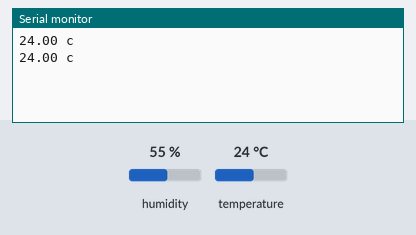
The sketch below on a simulated Arduino Uno, built with avr-gcc and run on an emulated ATmega328P. On the bench: the last lines printed to the serial monitor. The test bench sets the inputs (shaded band); at power-on: temperature 24 °C, humidity 55 %.

Above: at 2.8 s.
2.9 s: temperature set to 12 °C
At 4.7 s:
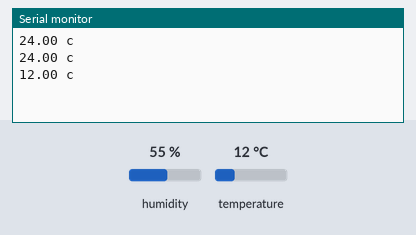
5.6 s: temperature set to 19 °C
At 7.1 s:
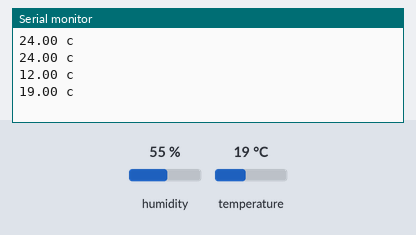
Timing chart, 0 to 8.6 s (numbered marks = the images above; inputs shaded):
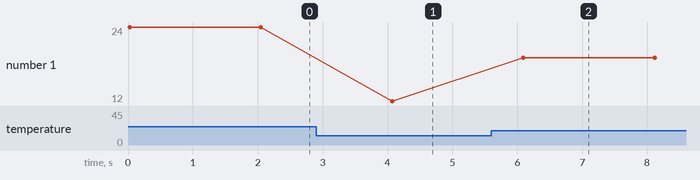

Measured:
- after the input at 2.9 s, the serial monitor: prints a new line after 1.2 s (image 1)
- after the input at 5.6 s, the serial monitor: prints a new line after 0.49 s (image 2)
- plotted number 1: 24 → 12 after the input at 2.9 s, 12 → 19 after the input at 5.6 s

The sketch:

ardo.ino
```cpp
#include "DHT.h"
DHT dht(8, DHT11);
int r;
int cal;
void setup() {
  Serial.begin(115200);
  dht.begin();
}

void loop() {
  float temperature = dht.readTemperature();
  Serial.println((String)temperature + " c");
  delay(2000);
}
```
